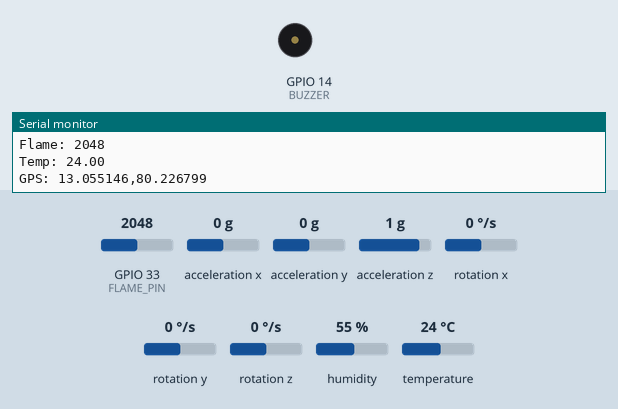
Recording of a sketch running on a simulated ESP32. Parts: buzzer (waves = sounding, pin HIGH), the last lines printed to the serial monitor. The test bench sets the inputs (shaded band); at power-on: acceleration x 0 g, temperature 24 °C, GPIO 33 (FLAME_PIN) = 2048, acceleration y 0 g, acceleration z 1 g, rotation x 0 °/s, rotation y 0 °/s, rotation z 0 °/s, humidity 55 %. WiFi joins after 1.5 s; servers stay silent unless stated; no MQTT or app messages arrive unless stated; the modem accepts every AT command (registered, SIM ready, sends succeed) and sends nothing else.

Above: at 6.7 s.
6.8 s: acceleration x set to -0.4 g
At 10.3 s:
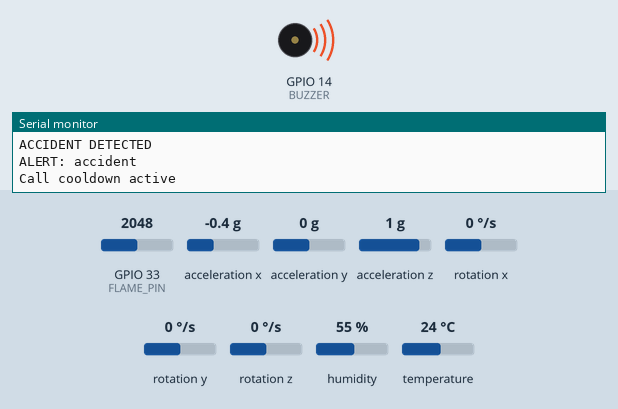
13.1 s: temperature set to 41 °C
At 17.5 s:
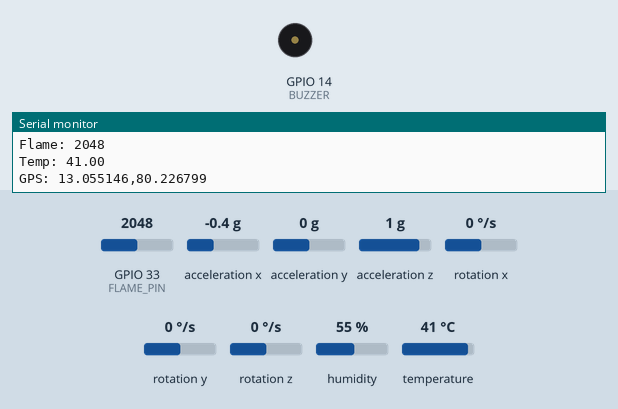
Timing chart, 0 to 19.0 s (numbered marks = the images above; inputs shaded):
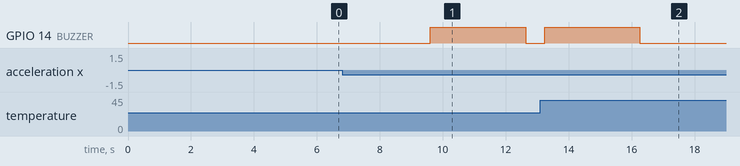

Measured:
- the behaviour switches between -0.2 and -0.3 g on acceleration x (found by bisection; images 0 and 1)
- after the input at 6.8 s, GPIO 14 (BUZZER): LOW → HIGH after 2.8 s, → LOW 3.0 s later
- after the input at 13.1 s, GPIO 14 (BUZZER): LOW → HIGH after 0.14 s, → LOW 3.0 s later

The sketch:

esp32_helmet_mqtt.ino
```cpp
#include <Wire.h>
#include <WiFi.h>
#include <WiFiClientSecure.h>
#include <PubSubClient.h>
#include <ArduinoJson.h>
#include <MPU6050.h>
#include <HardwareSerial.h>
#include <TinyGPS++.h>
#include <DHT.h>

// ---------------- WIFI ----------------
const char* WIFI_SSID = "iPhone";
const char* WIFI_PASSWORD = "12345678";

// ---------------- MQTT ----------------
const char* MQTT_HOST = "u660b616.ala.eu-central-1.emqxsl.com";
const int MQTT_PORT = 8883;
const char* MQTT_USERNAME = "helmet123";
const char* MQTT_PASSWORD = "helmet123";
const char* MQTT_CLIENT_ID = "esp3";

const char* TOPIC_LIVE = "hel/live";
const char* TOPIC_ALERTS = "hel/alerts";
const char* TOPIC_STATUS = "hel/status";
const char* TOPIC_COMMAND = "hel/cmd";

// ---------------- PINS ----------------
#define FLAME_PIN 33
#define DHT_PIN 32
#define BUZZER 14

// ---------------- SIM800L ----------------
#define SIM800_TX 17
#define SIM800_RX 16
#define SIM800_BAUD 9600

const char* EMERGENCY_NUMBER = "8072907854";
const unsigned long CALL_DURATION = 20000;
const unsigned long CALL_COOLDOWN = 30000;

// ---------------- FAKE VALUES (STABLE) ----------------
const int ALCOHOL_VALUE = 400;
const float LAT = 13.055146;
const float LNG = 80.226799;

// ---------------- THRESHOLDS ----------------
const float SHAKE_THRESHOLD = 15.0;
const unsigned long SHAKE_TIME = 2000;
const float TEMP_THRESHOLD = 40.0;
const int FLAME_THRESHOLD = 2000;

// ---------------- OBJECTS ----------------
MPU6050 mpu;
DHT dht(DHT_PIN, DHT11);
WiFiClientSecure secureClient;
PubSubClient mqtt(secureClient);
HardwareSerial sim800(2);

// ---------------- VARIABLES ----------------
unsigned long shakeStart = 0;
bool accidentSent = false;
unsigned long lastLive = 0;
unsigned long lastStatus = 0;
unsigned long lastAlert = 0;
unsigned long lastReconnect = 0;
unsigned long lastCallTime = 0;
float lastTemp = 0;

// ---------------- FUNCTION DECLARATIONS ----------------
void connectWiFi();
void connectMQTT();
void publishLive(float lat, float lng, int alcohol, int flame, float temp, float accel, float tilt, const char* alert);
void sendAlert(const char* type, float lat, float lng, int alcohol, int flame, float temp, float accel, float tilt);
void publishStatus(const char* state);
void initSIM800();
void makeEmergencyCall();
void sendSIM800Command(const char* command, unsigned long waitMs);

// ---------------- SETUP ----------------
void setup() {
  Serial.begin(9600);

  pinMode(BUZZER, OUTPUT);
  digitalWrite(BUZZER, LOW);

  Wire.begin(21, 22);
  mpu.initialize();

  dht.begin();
  initSIM800();

  connectWiFi();

  secureClient.setInsecure();
  mqtt.setServer(MQTT_HOST, MQTT_PORT);

  Serial.println("SYSTEM READY");
}

// ---------------- LOOP ----------------
void loop() {
  if (WiFi.status() != WL_CONNECTED) {
    connectWiFi();
  }

  if (!mqtt.connected()) {
    connectMQTT();
  }

  mqtt.loop();

  // -------- SENSOR --------
  float lat = LAT;
  float lng = LNG;
  int alcohol = ALCOHOL_VALUE;
  int flame = analogRead(FLAME_PIN);

  float temp = dht.readTemperature();
  if (!isnan(temp)) {
    lastTemp = temp;
  } else {
    temp = lastTemp;
  }

  int16_t ax, ay, az;
  mpu.getAcceleration(&ax, &ay, &az);

  float accel = sqrt(ax * ax + ay * ay + az * az) / 16384.0;

  float pitch = atan2(ay, sqrt(ax * ax + az * az)) * 57.2958;
  float roll = atan2(-ax, az) * 57.2958;
  float tilt = max(abs(pitch), abs(roll));

  // -------- DEBUG --------
  Serial.println("\n===== LIVE DATA =====");
  Serial.println("Accel: " + String(accel));
  Serial.println("Tilt : " + String(tilt));
  Serial.println("Alcohol: " + String(alcohol));
  Serial.println("Flame: " + String(flame));
  Serial.println("Temp: " + String(temp));
  Serial.println("GPS: " + String(lat, 6) + "," + String(lng, 6));

  const char* alert = "none";

  // -------- ACCIDENT --------
  if (tilt >= SHAKE_THRESHOLD) {
    if (shakeStart == 0) {
      shakeStart = millis();
    }

    if (millis() - shakeStart >= SHAKE_TIME && !accidentSent) {
      Serial.println("ACCIDENT DETECTED");
      sendAlert("accident", lat, lng, alcohol, flame, temp, accel, tilt);
      accidentSent = true;
      alert = "accident";
    }
  } else {
    shakeStart = 0;
    accidentSent = false;
  }

  // -------- FIRE --------
  if (flame < FLAME_THRESHOLD && millis() - lastAlert > 10000) {
    sendAlert("fire", lat, lng, alcohol, flame, temp, accel, tilt);
    lastAlert = millis();
    alert = "fire";
  }

  // -------- TEMP --------
  if (temp > TEMP_THRESHOLD && millis() - lastAlert > 10000) {
    sendAlert("temperature", lat, lng, alcohol, flame, temp, accel, tilt);
    lastAlert = millis();
    alert = "temperature";
  }

  // -------- LIVE DATA --------
  if (millis() - lastLive > 2000) {
    publishLive(lat, lng, alcohol, flame, temp, accel, tilt, alert);
    lastLive = millis();
  }

  // -------- STATUS --------
  if (millis() - lastStatus > 5000) {
    publishStatus(accidentSent ? "Emergency" : "Monitoring");
    lastStatus = millis();
  }

  delay(500);
}

// ---------------- WIFI ----------------
void connectWiFi() {
  Serial.print("Connecting WiFi");
  WiFi.begin(WIFI_SSID, WIFI_PASSWORD);
  while (WiFi.status() != WL_CONNECTED) {
    delay(500);
    Serial.print(".");
  }
  Serial.println("\nWiFi Connected");
}

// ---------------- MQTT ----------------
void connectMQTT() {
  if (millis() - lastReconnect < 2000) {
    return;
  }

  lastReconnect = millis();

  Serial.print("Connecting MQTT...");
  if (mqtt.connect(MQTT_CLIENT_ID, MQTT_USERNAME, MQTT_PASSWORD)) {
    Serial.println("Connected");
    publishStatus("Monitoring");
  } else {
    Serial.println("Failed");
  }
}

// ---------------- LIVE ----------------
void publishLive(float lat, float lng, int alcohol, int flame, float temp, float accel, float tilt, const char* alert) {
  StaticJsonDocument<256> doc;
  char payload[256];

  doc["temperature"] = temp;
  doc["alcohol"] = alcohol;
  doc["flame"] = flame;
  doc["accel"] = accel;
  doc["tilt"] = tilt;
  doc["lat"] = lat;
  doc["lng"] = lng;
  doc["alert"] = alert;

  serializeJson(doc, payload);
  mqtt.publish(TOPIC_LIVE, payload, true);
}

// ---------------- ALERT ----------------
void sendAlert(const char* type, float lat, float lng, int alcohol, int flame, float temp, float accel, float tilt) {
  Serial.println("ALERT: " + String(type));
  digitalWrite(BUZZER, HIGH);

  StaticJsonDocument<256> doc;
  char payload[256];

  doc["alert"] = type;
  doc["lat"] = lat;
  doc["lng"] = lng;
  doc["temp"] = temp;

  serializeJson(doc, payload);
  mqtt.publish(TOPIC_ALERTS, payload, true);

  makeEmergencyCall();

  delay(3000);
  digitalWrite(BUZZER, LOW);
}

// ---------------- STATUS ----------------
void publishStatus(const char* state) {
  StaticJsonDocument<128> doc;
  char payload[128];

  doc["state"] = state;

  serializeJson(doc, payload);
  mqtt.publish(TOPIC_STATUS, payload, true);
}

// ---------------- SIM800L ----------------
void initSIM800() {
  sim800.begin(SIM800_BAUD, SERIAL_8N1, SIM800_RX, SIM800_TX);
  delay(1000);

  sendSIM800Command("AT", 1000);
  sendSIM800Command("ATE0", 1000);
  sendSIM800Command("AT+CLVL=100", 1000);

  Serial.println("SIM800L READY");
}

void makeEmergencyCall() {
  if (millis() - lastCallTime < CALL_COOLDOWN) {
    Serial.println("Call cooldown active");
    return;
  }

  lastCallTime = millis();

  Serial.println("CALLING: " + String(EMERGENCY_NUMBER));
  sim800.print("ATD");
  sim800.print(EMERGENCY_NUMBER);
  sim800.println(";");

  unsigned long startCall = millis();
  while (millis() - startCall < CALL_DURATION) {
    while (sim800.available()) {
      Serial.write(sim800.read());
    }
    delay(10);
  }

  sendSIM800Command("ATH", 1000);
  Serial.println("CALL ENDED");
}

void sendSIM800Command(const char* command, unsigned long waitMs) {
  sim800.println(command);

  unsigned long start = millis();
  while (millis() - start < waitMs) {
    while (sim800.available()) {
      Serial.write(sim800.read());
    }
    delay(10);
  }
}
```
